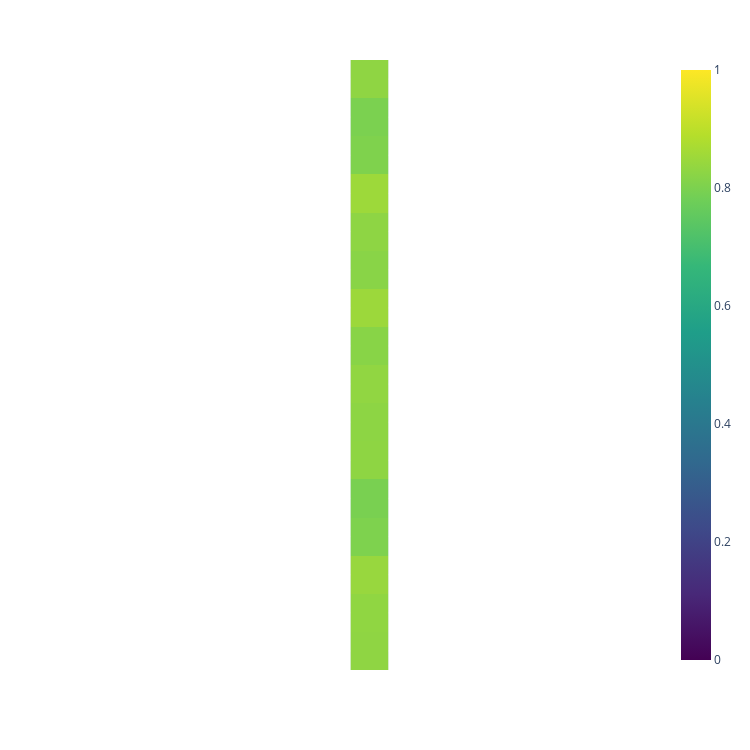

Write notebook code for a chart like this one.
### Code cell
create_heatmap.create_heatmap(cos_sim, offs_sushi_description, offs_sushi_label, text_sushi_description, text_sushi_label, 0)

### Figure 1 — Plotly figure (JSON) as saved in the notebook; plotly's stock layout.template omitted (floating-point values rounded to 4 significant figures)
{"data": [{"coloraxis": "coloraxis", "hovertemplate": "x: %{x}<br>y: %{y}<br>color: %{z}<extra></extra>", "name": "0", "type": "heatmap", "x": ["sushi"], "xaxis": "x", "y": ["Imagine a culinary creation that hails from Japan, renowned for its meticulous preparation and diverse flavors. This dish starts with a foundation of seasoned vinegared rice, cooked to perfection. The rice, typically short-grained and sticky, is seasoned with a precise", "a foundation of seasoned vinegared rice, cooked to perfection. The rice, typically short-grained and sticky, is seasoned with a precise mixture of rice vinegar, sugar, and salt, which imparts a delicate balance of sweetness and tanginess.\nAt the heart of", "mixture of rice vinegar, sugar, and salt, which imparts a delicate balance of sweetness and tanginess.\nAt the heart of this dish lies an array of ingredients, each chosen with care and attention to detail. One of the central elements", "this dish lies an array of ingredients, each chosen with care and attention to detail. One of the central elements features thinly sliced, impeccably fresh raw fish. These slices, showcasing an array of colors, range from deep reds to opalescent", "features thinly sliced, impeccably fresh raw fish. These slices, showcasing an array of colors, range from deep reds to opalescent whites. The fish's texture is exceptionally tender, with a nuanced flavor profile that blends the essence of the sea with", "whites. The fish's texture is exceptionally tender, with a nuanced flavor profile that blends the essence of the sea with subtle sweetness. These slices rest gracefully upon the seasoned rice, creating a harmonious partnership of taste and texture.\nComplementing the", "subtle sweetness. These slices rest gracefully upon the seasoned rice, creating a harmonious partnership of taste and texture.\nComplementing the raw fish are an assortment of vibrant vegetables and garnishes, adding both visual appeal and an array of flavors and", "raw fish are an assortment of vibrant vegetables and garnishes, adding both visual appeal and an array of flavors and textures. Crisp cucumber, creamy avocado, and the piquant bite of pickled ginger provide a refreshing contrast, while a touch of", "textures. Crisp cucumber, creamy avocado, and the piquant bite of pickled ginger provide a refreshing contrast, while a touch of fiery wasabi delivers a hint of heat. A light drizzle of soy sauce enhances the overall umami experience, uniting the", "fiery wasabi delivers a hint of heat. A light drizzle of soy sauce enhances the overall umami experience, uniting the ingredients in a savory symphony.\nTo hold this culinary ensemble together, a thin, semi-transparent sheet of seaweed, known as nori,", "ingredients in a savory symphony.\nTo hold this culinary ensemble together, a thin, semi-transparent sheet of seaweed, known as nori, is often employed. This seaweed imparts a subtle oceanic flavor and serves as a structural component, allowing each bite to", "is often employed. This seaweed imparts a subtle oceanic flavor and serves as a structural component, allowing each bite to be easily picked up and savored.\nThe presentation of this dish is an art form in itself. It is often", "be easily picked up and savored.\nThe presentation of this dish is an art form in itself. It is often arranged meticulously on a clean plate, a vibrant mosaic of colors and textures that invites diners to appreciate not only", "arranged meticulously on a clean plate, a vibrant mosaic of colors and textures that invites diners to appreciate not only the flavors but also the craftsmanship behind each bite.\nIn summary, this description encapsulates the essence of a beloved Japanese", "the flavors but also the craftsmanship behind each bite.\nIn summary, this description encapsulates the essence of a beloved Japanese culinary tradition, a meticulous assembly of flavors and textures where seasoned rice and fresh ingredients harmonize to create a symphony", "culinary tradition, a meticulous assembly of flavors and textures where seasoned rice and fresh ingredients harmonize to create a symphony of taste and an artful visual experience."], "yaxis": "y", "z": [[0.8296], [0.7987], [0.8047], [0.852], [0.8282], [0.8202], [0.8499], [0.8187], [0.8333], [0.827], [0.8286], [0.7946], [0.8028], [0.8429], [0.8311], [0.8288]]}], "layout": {"coloraxis": {"cmax": 1, "cmin": 0, "colorscale": [[0, "#440154"], [0.1111, "#482878"], [0.2222, "#3e4989"], [0.3333, "#31688e"], [0.4444, "#26828e"], [0.5556, "#1f9e89"], [0.6667, "#35b779"], [0.7778, "#6ece58"], [0.8889, "#b5de2b"], [1, "#fde725"]]}, "height": 750, "margin": {"t": 60}, "width": 750, "xaxis": {"anchor": "y", "constrain": "domain", "domain": [0, 1], "scaleanchor": "y", "showticklabels": false}, "yaxis": {"anchor": "x", "autorange": "reversed", "constrain": "domain", "domain": [0, 1], "showticklabels": false}}}
